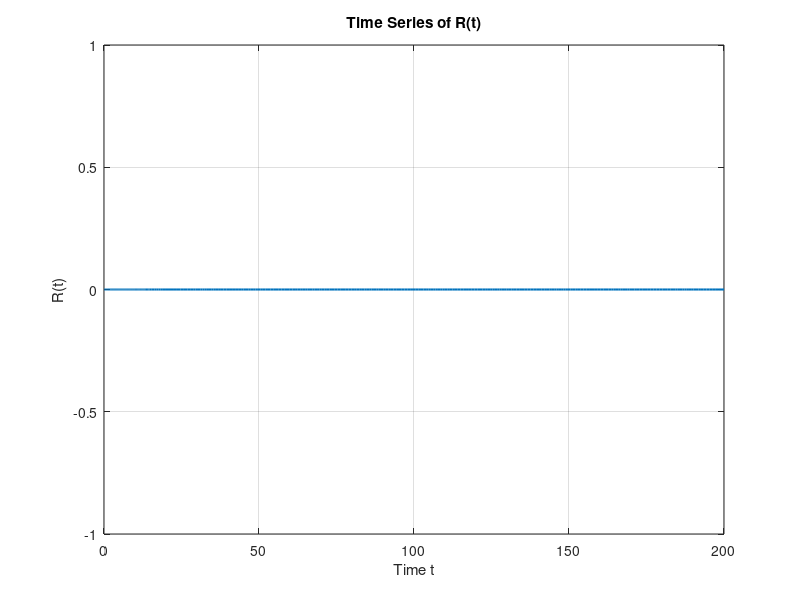
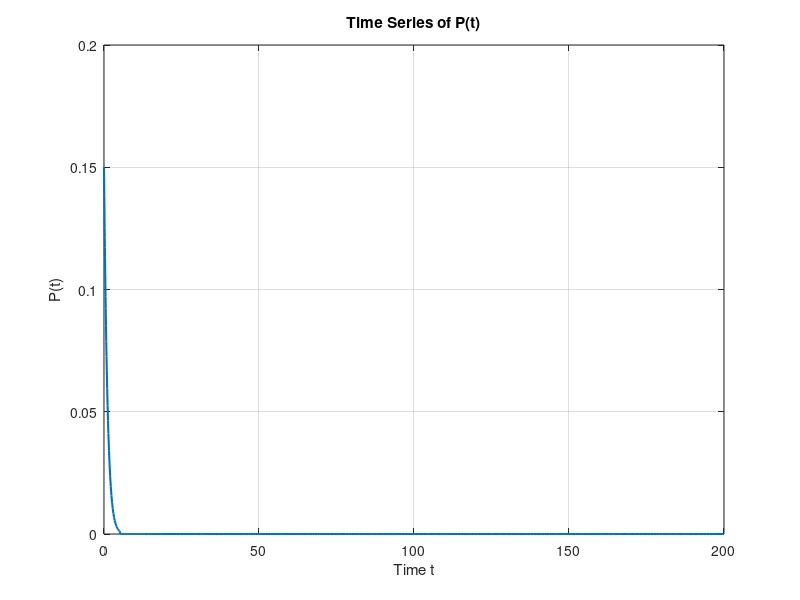
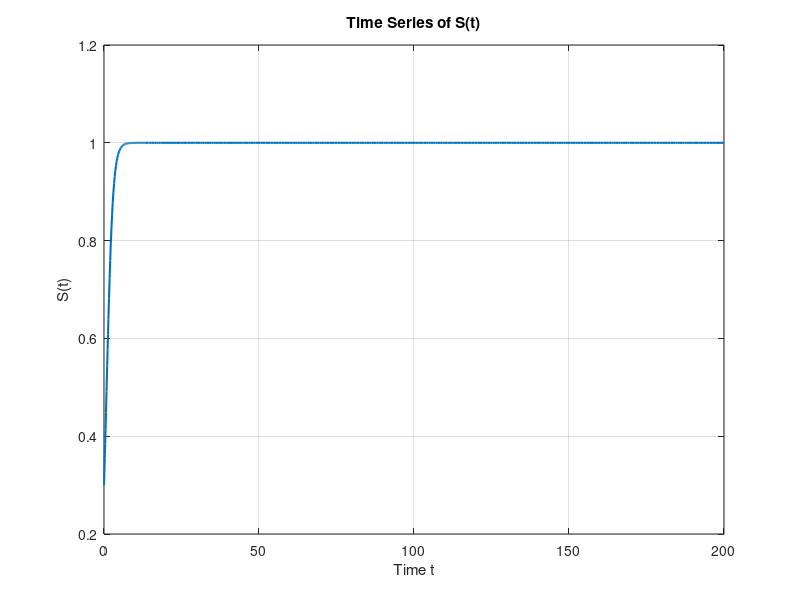
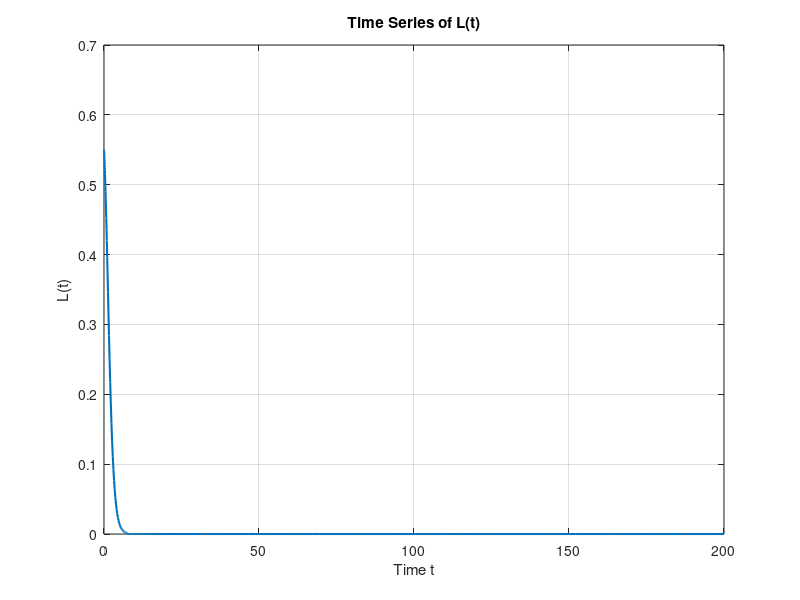

Source code (MATLAB) for these figures, in order:
function rpslk_main()
% rpslk_main - Simulation of the Rock-Paper-Scissors-Lizard-Spock system using ode45
%
% Equations (when a = 1, the system reduces to):
%   dR/dt = R(-P + S + L - K)
%   dP/dt = P(R - S - L + K)
%   dS/dt = S(-R + P + L - K)
%   dL/dt = L(-R + P - S + K)
%   dK/dt = K(R - P + S - L)
%
% The function handle RPSLK below introduces an extra parameter a for flexibility.
%
% Initial conditions are set as:
%   R0 = 0.000, P0 = 0.150, S0 = 0.300, L0 = 0.550, K0 = 0.000
%
% The system is integrated over the time span [0, 200] using ode45.
% Values with an absolute value less than 1e-3 are rounded to zero.
%
% Plots are generated for the time evolution of each variable, and a 3D phase plot is created.
%
% Author: Sabneet Bains
% License: MIT License

    try
        %% Workspace Setup
        clear; close all; clc;
        
        %% Parameter and System Definition
        a = 1; % Extra parameter (set to 1 for standard system)
        
        % Define the RPSLK system with an extra term that vanishes when a = 1.
        RPSLK = @(t, p) [ p(1) * ((-p(2) + a*p(3) + a*p(4) - p(5)) - (a-1)*(p(1)*p(2) + p(1)*p(3) + p(1)*p(4) + p(1)*p(5) + p(2)*p(3) + p(2)*p(4) + p(2)*p(5) + p(3)*p(4) + p(3)*p(5) + p(4)*p(5)));
                         p(2) * ((a*p(1) - p(3) - p(4) + a*p(5)) - (a-1)*(p(1)*p(2) + p(1)*p(3) + p(1)*p(4) + p(1)*p(5) + p(2)*p(3) + p(2)*p(4) + p(2)*p(5) + p(3)*p(4) + p(3)*p(5) + p(4)*p(5)));
                         p(3) * ((-p(1) + a*p(2) + a*p(4) - p(5)) - (a-1)*(p(1)*p(2) + p(1)*p(3) + p(1)*p(4) + p(1)*p(5) + p(2)*p(3) + p(2)*p(4) + p(2)*p(5) + p(3)*p(4) + p(3)*p(5) + p(4)*p(5)));
                         p(4) * ((-p(1) + a*p(2) - p(3) + a*p(5)) - (a-1)*(p(1)*p(2) + p(1)*p(3) + p(1)*p(4) + p(1)*p(5) + p(2)*p(3) + p(2)*p(4) + p(2)*p(5) + p(3)*p(4) + p(3)*p(5) + p(4)*p(5)));
                         p(5) * ((a*p(1) - p(2) + a*p(3) - p(4)) - (a-1)*(p(1)*p(2) + p(1)*p(3) + p(1)*p(4) + p(1)*p(5) + p(2)*p(3) + p(2)*p(4) + p(2)*p(5) + p(3)*p(4) + p(3)*p(5) + p(4)*p(5))) ];
                     
        %% Initial Conditions
        R0 = 0.000;
        P0 = 0.150;
        S0 = 0.300;
        L0 = 0.550;
        K0 = 0.000;
        initialConditions = [R0; P0; S0; L0; K0];
        
        %% Integration using ode45
        tspan = [0, 200];
        [t, p] = ode45(RPSLK, tspan, initialConditions);
        
        %% Post-Processing: Set near-zero values to zero
        p(abs(p) < 1e-3) = 0;
        
        %% Plotting Results
        
        % Plot R(t)
        figure;
        plot(t, p(:,1), 'LineWidth', 1.5);
        grid on;
        xlabel('Time t');
        ylabel('R(t)');
        title('Time Series of R(t)');
        
        % Plot P(t)
        figure;
        plot(t, p(:,2), 'LineWidth', 1.5);
        grid on;
        xlabel('Time t');
        ylabel('P(t)');
        title('Time Series of P(t)');
        
        % Plot S(t)
        figure;
        plot(t, p(:,3), 'LineWidth', 1.5);
        grid on;
        xlabel('Time t');
        ylabel('S(t)');
        title('Time Series of S(t)');
        
        % Plot L(t)
        figure;
        plot(t, p(:,4), 'LineWidth', 1.5);
        grid on;
        xlabel('Time t');
        ylabel('L(t)');
        title('Time Series of L(t)');
        
        % Plot K(t)
        figure;
        plot(t, p(:,5), 'LineWidth', 1.5);
        grid on;
        xlabel('Time t');
        ylabel('K(t)');
        title('Time Series of K(t)');
        
        % 3D Phase Plot: Plot R vs S vs K
        figure;
        plot3(p(:,3), p(:,4), p(:,5), 'LineWidth', 1.5);
        grid on;
        xlabel('R');
        ylabel('S');
        zlabel('K');
        title('3D Phase Plot: R vs S vs K');
        axis equal;
        
    catch ME
        fprintf('An error occurred: %s\n', ME.message);
    end
end

% Run the main function if this script is executed directly
if ~isdeployed
    rpslk_main();
end
